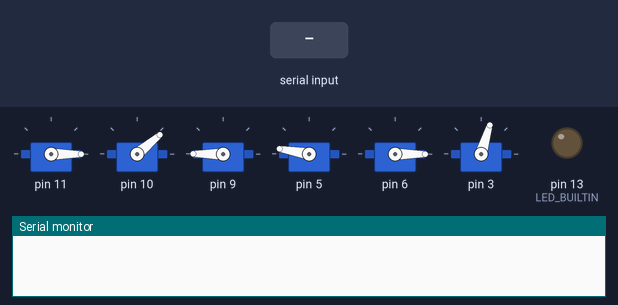
Recording of a sketch running on a simulated Arduino Uno, built with avr-gcc and run on an emulated ATmega328P. Parts: 6 × servo, output pins drawn as LEDs (lit = HIGH), the last lines printed to the serial monitor. The inputs (shaded band) are chosen by the test bench.

Above: at 7.2 s.
7.3 s: "S90\n" received over Serial
At 8.45 s:
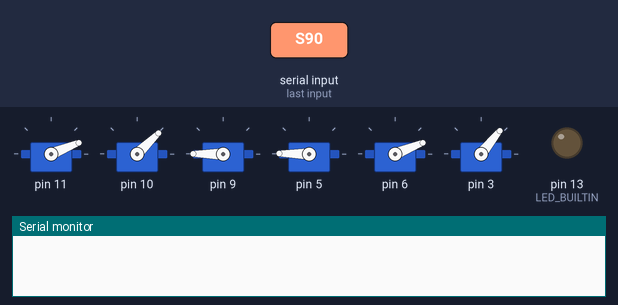
At 10.2 s:
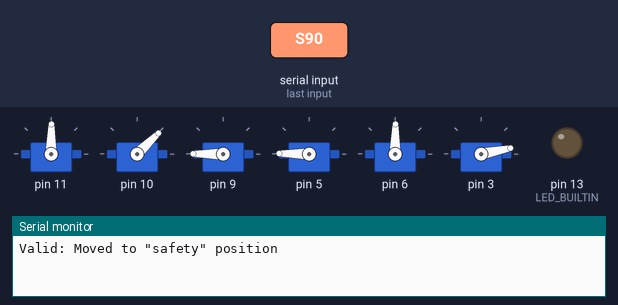
10.3 s: "90,45\n" received over Serial
12.3 s: "999\n" received over Serial
Timing chart, 0 to 15.3 s (numbered marks = the images above; inputs shaded):
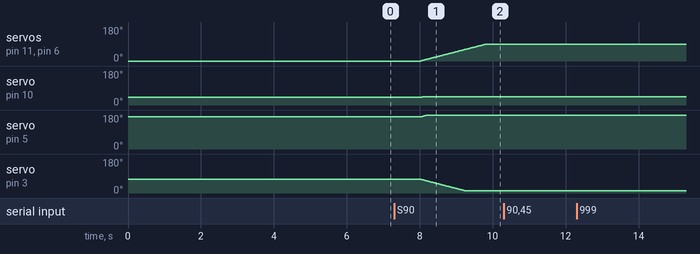

Measured:
- after the input at 7.3 s, servo on pin 11, servo on pin 6: moves from 0° to 89° over 1.8 s, starting after 0.72 s; servo on pin 10: 40° → 44° after 0.72 s; servo on pin 5: moves from 170° to 179° over 0.16 s, starting after 0.72 s; servo on pin 3: moves from 73° to 11° over 1.2 s, starting after 0.72 s

The sketch:

server.ino
```cpp
#include <Braccio.h>
#include <Servo.h>

Servo base;
Servo shoulder;
Servo elbow;
Servo wrist_rot;
Servo wrist_ver;
Servo gripper;

int defaultPositions[] = {90, 45, 180, 180, 90, 10};

int M1 = 90;
int M2 = 45;
int M3 = 180;
int M4 = 180;
int M5 = 90;
int M6 = 10;

char* data;
char instruction;
size_t dataLength = 5;
int motor, degrees;

void setup() {
  Serial.begin(9600);
  Serial.setTimeout(1);
  Braccio.begin();
  pinMode(LED_BUILTIN, LOW);
  data = malloc(dataLength * sizeof(char));
}

void loop() {
  if(Serial.available()) {
     while (Serial.available()>0){
        Serial.readBytes(data, dataLength);
        pinMode(LED_BUILTIN, HIGH);

        instruction = data[0];
        motor = data[1] - '0';

        data[0] = '0';
        data[1] = '0';
        degrees = atoi(data);

        switch(instruction) {
          case 'S': {
            Braccio.ServoMovement(
              20,
              defaultPositions[0],
              defaultPositions[1],
              defaultPositions[2],
              defaultPositions[3],
              defaultPositions[4],
              defaultPositions[5]
            );
            Serial.print("Valid: Moved to \"safety\" position");
            break;
          }
          case 'R': {
            if (degrees == 999)
              degrees = defaultPositions[motor];
            else if (0 > degrees || degrees > 180) {
              Serial.print("Error: Invalid Degrees (0 < d < 180)");
              break;
            }

            if (1 > motor || motor > 6) {
              Serial.print("Error: Invalid Motor Id (0 < m < 7)");
              break;
            }

            switch(motor) {
              case 1: M1 = degrees; break;
              case 2: M2 = degrees; break;
              case 3: M3 = degrees; break;
              case 4: M4 = degrees; break;
              case 5: M5 = degrees; break;
              case 6: M6 = degrees; break;
            }
            Braccio.ServoMovement(20, M1, M2, M3, M4, M5, M6);
            break;
          }
          default: Serial.print("Error: Invalid Instruction Byte");
        }
     }

    Serial.println();
  }
  delay(1000);
}
```
